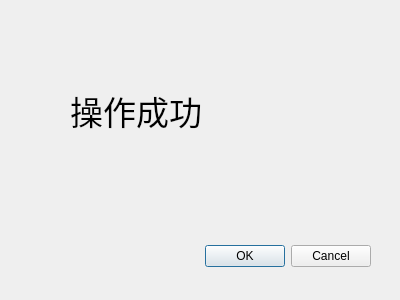
<?xml version="1.0" encoding="UTF-8"?>
<ui version="4.0">
 <class>Dialog</class>
 <widget class="QDialog" name="Dialog">
  <property name="geometry">
   <rect>
    <x>0</x>
    <y>0</y>
    <width>400</width>
    <height>300</height>
   </rect>
  </property>
  <property name="windowTitle">
   <string>Dialog</string>
  </property>
  <widget class="QDialogButtonBox" name="buttonBox">
   <property name="geometry">
    <rect>
     <x>30</x>
     <y>240</y>
     <width>341</width>
     <height>32</height>
    </rect>
   </property>
   <property name="orientation">
    <enum>Qt::Horizontal</enum>
   </property>
   <property name="standardButtons">
    <set>QDialogButtonBox::Cancel|QDialogButtonBox::Ok</set>
   </property>
  </widget>
  <widget class="QLabel" name="label">
   <property name="geometry">
    <rect>
     <x>70</x>
     <y>50</y>
     <width>261</width>
     <height>121</height>
    </rect>
   </property>
   <property name="font">
    <font>
     <pointsize>25</pointsize>
    </font>
   </property>
   <property name="text">
    <string>操作成功</string>
   </property>
  </widget>
 </widget>
 <resources/>
 <connections>
  <connection>
   <sender>buttonBox</sender>
   <signal>accepted()</signal>
   <receiver>Dialog</receiver>
   <slot>accept()</slot>
   <hints>
    <hint type="sourcelabel">
     <x>248</x>
     <y>254</y>
    </hint>
    <hint type="destinationlabel">
     <x>157</x>
     <y>274</y>
    </hint>
   </hints>
  </connection>
  <connection>
   <sender>buttonBox</sender>
   <signal>rejected()</signal>
   <receiver>Dialog</receiver>
   <slot>reject()</slot>
   <hints>
    <hint type="sourcelabel">
     <x>316</x>
     <y>260</y>
    </hint>
    <hint type="destinationlabel">
     <x>286</x>
     <y>274</y>
    </hint>
   </hints>
  </connection>
 </connections>
</ui>
